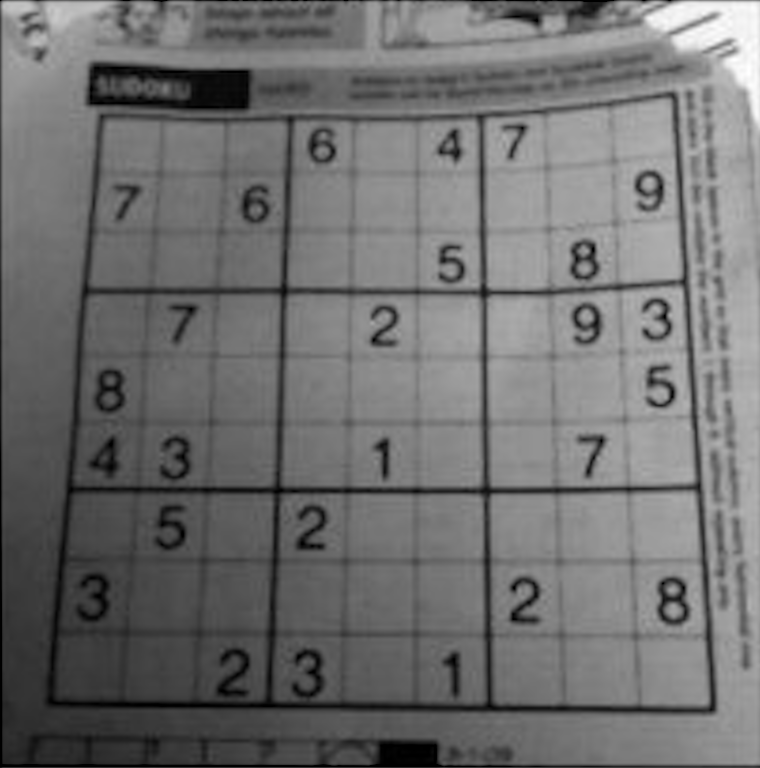
#> input picture aula03/dave.jpg, 760 x 768 px
$ jupyter execute aula03_Hough.ipynb   (older library calls are emulated)
#> lines starting #> are read from the running program, lines starting #| are printed output that depends on the picture; after the words box and inside, x2 and y2 are one past the last pixel; in counts of white or black regions, pixels touching at a corner belong together
### aula03/hough_helper.py
import cv2
import matplotlib.pyplot as plt

from numpy.linalg import norm
import numpy as np

import math

def mostra_imagem(img, title=None, ticks=False, subfig=False):
    '''
    Função para mostrar a imagem colorida ou em tons de cinza,
    removendo as escalas
    '''
    if len(img.shape) < 3:
        plt.imshow(img, cmap='gray')
    else:
        plt.imshow(img[:,:,::-1])

    if not ticks:
        plt.yticks([])
        plt.xticks([])

    if title is not None: plt.title(title)
    if not subfig:
        plt.show()


def acumulador_hough_retas(image, rho, theta):
    '''
    Gera a imagem do acumulador da transformada de Hough para retas
    '''
#> called with rho = 1, theta = 0.0175
    max_rho = int( norm(image.shape) )
    min_rho = -max_rho
    max_theta = np.pi
    min_theta = 0

    rows = int((max_rho-min_rho)/rho)
    cols = int((max_theta-min_theta)/theta)
    votes = np.zeros((rows, cols), dtype=int)

    # Invoca a transformada de Hough
    for v in range(100):
        lines = cv2.HoughLines(image, rho, theta, v)
        if lines is not None:
            for line in lines:
                r, t = line[0]
                votes[int((r-min_rho)/rho), int((t-min_theta)/theta)] += 1

    return votes


def desenha_retas(image, lines):
    '''
    Desenha as retas encontradas pela transformada de Hough
    '''
    if len(image.shape) < 3:
        imout = cv2.cvtColor(image, cv2.COLOR_GRAY2BGR)
    else:
        imout = image.copy()

    if lines is not None:
        for line in lines:
            rho, theta = line[0]
            a = math.cos(theta)
            b = math.sin(theta)
            x0 = a * rho
            y0 = b * rho
            pt1 = (int(x0 + 1000*(-b)), int(y0 + 1000*(a)))
            pt2 = (int(x0 - 1000*(-b)), int(y0 - 1000*(a)))
            cv2.line(imout, pt1, pt2, (0,0,255), 1, cv2.LINE_AA)

    return imout


def desenha_circulos(image, circles):
    '''
    Desenha as circunferências encontradas pela transformada de Hough
    As circunferências são preenchidas (círculos)
    '''
    if len(image.shape) < 3:
        imout = cv2.cvtColor(image, cv2.COLOR_GRAY2BGR)
    else:
        imout = image.copy()

    if circles is not None:
        for circle in circles[0]:
            cv2.circle(imout, (int(circle[0]), int(circle[1])), int(circle[2]), (0,0,255), thickness=-1 )

    return imout


# [22 lines that do not run on import are left out]


### aula03/aula03_Hough.ipynb
# Detecção de retas e círculos com a Transformada de Hough

A **Transformada de Hough** é uma metodologia capaz de fazer a detecção de objetos baseados em figuras geométricas ou em uma nuvem de pontos. O OpenCV implementa a Transformada de Hough para a detecção de lihas retas e círculos.

## Detecção de retas

Para detectar as retas, a transformada de Hough levanta todas as possíveis retas que passam por um determinado ponto de borda, representadas por seus parâmetros $\rho$ e $\theta$. Os parâmetros dessas retas recebem um voto em uma *matriz de votação*, ou *acumulador*. Quanto mais pontos uma determinada reta pode cruzar, mais votos seus parãmetros receberão.

Vamos analisar a matriz de votação resultante das imagens abaixo

[cell 1]
import numpy as np
import matplotlib.pyplot as plt
from hough_helper import mostra_imagem
from hough_helper import acumulador_hough_retas

# Imagem com apenas um ponto
h = 100
w = 100
img1 = np.zeros((h, w), dtype=np.uint8)
img1[h//2, w//2] = 255
votes1 = acumulador_hough_retas(img1, 1, np.pi/180)
plt.figure(figsize=(10,10))
plt.subplot(1, 2, 1)
mostra_imagem(img1, subfig=True)
plt.subplot(1, 2, 2)
mostra_imagem(votes1)
#> call 2 of mostra_imagem, with ticks = False, subfig = False
#> in mostra_imagem (call 2), `plt.show()`:
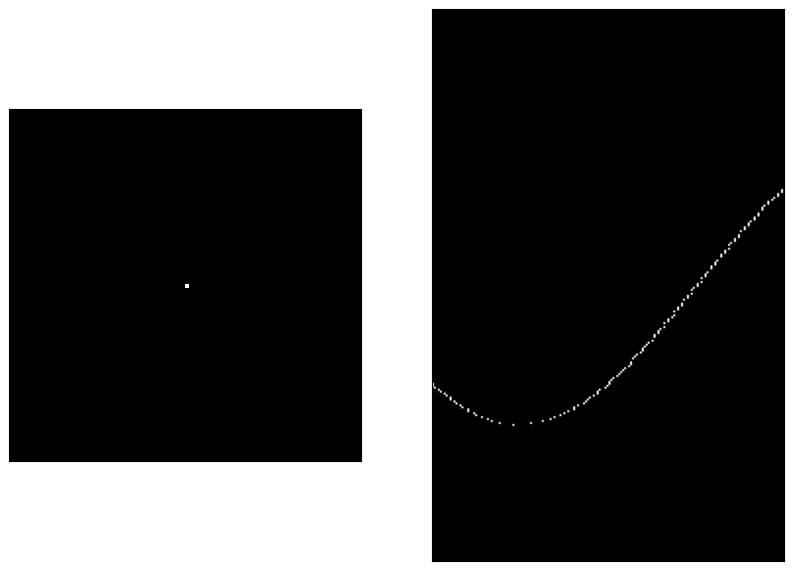
#> figure drawn by matplotlib, 2 panels

[cell 2]
# Imagem com três pontos colineares
img2 = np.zeros((h, w), dtype=np.uint8)
img2[h//4, w//4] = 255
img2[h//2, w//2] = 255
img2[3*h//4, 3*w//4] = 255

votes2 = acumulador_hough_retas(img2, 1, np.pi/180)

plt.figure(figsize=(10,10))
plt.subplot(1, 2, 1)
mostra_imagem(img2, subfig=True)
plt.subplot(1, 2, 2)
mostra_imagem(votes2)

[cell 3]
# Imagem com quatro pontos (retângulo)
img3 = np.zeros((h, w), dtype=np.uint8)
img3[h//3, w//3] = 255
img3[2*h//3, w//3] = 255
img3[h//3, 2*w//3] = 255
img3[2*h//3, 2*w//3] = 255
votes3 = acumulador_hough_retas(img3, 1, np.pi/180)

plt.figure(figsize=(10,10))
plt.subplot(1, 2, 1)
mostra_imagem(img3, subfig=True)
plt.subplot(1, 2, 2)
mostra_imagem(votes3)

### Encontrando os pontos de borda

Detecção de Bordas é uma das operações fundamentais quando trabalhamos com processamento de imagens, consistindo na identificação de mudanças locais significativas nos níveis de cinza da imagem. Essas mudanças podem ser descritas po meio do conceito de derivada. Como uma imagem depende de duas coordenadas espaciais (x e y), as bordas da imagem podem ser expressas por derivadas parciais. Um operador muito utilizado na diferenciação de imagens é o <b>gradiente</b>, que é um vetor cuja direção indica os locais nos quais os níveis de cinza sofrem maior variação.

#### a) Máscaras do gradiente de Sobel
Os operadores de Sobel são uma junção de suavização Gaussiana com operação de diferenciação, de modo que são mais resistentes a ruído. Você pode especificar a direção das derivadas a serem tomadas -- vertical ou horizontal (pelos argumentos, `yorder` e `xorder`, respectivamente). Você pode também especificar o tamanho do kernel pelo argumento `ksize`.

O operador de Sobel aproxima a magnitude do gradiente como a diferença de valores ponderados dos níveis de cinza pelas seguintes máscaras:

              | -1  0  1 |              |-1 -2 -1 |
       Gx  =  | -2  0  2 |       Gy  =  | 0  0  0 |
              | -1  0  1 |              | 1  2  1 |

A magnitude final do gradiente é obtido pela dos módulos das imagens produzidas por Gx e Gy.

Veja o código:

[cell 4]
import cv2
from hough_helper import mostra_imagem

def magnitude_do_gradiente(img, showfig=False):

    # Filtro de Sobel para a derivada ao longo de X
#> called with showfig = True
    sobelx = cv2.Sobel(img,cv2.CV_64F,1,0)
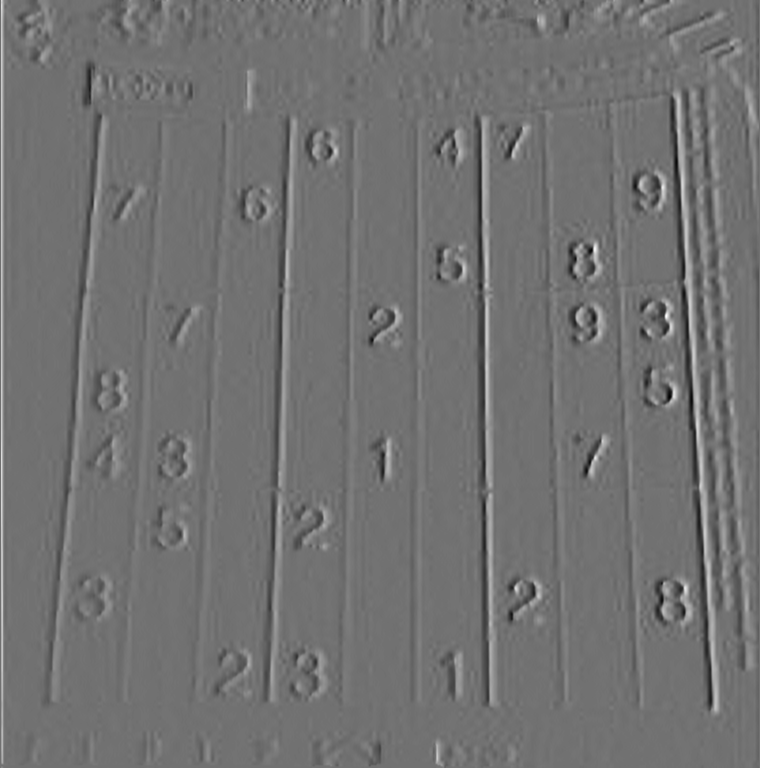
#> sobelx: shape (768, 760) float64; min -281, max 350, mean 1.4; drawn with min black and max white

    # Filtro de Sobel para a derivada ao longo de Y
    sobely = cv2.Sobel(img,cv2.CV_64F,0,1)
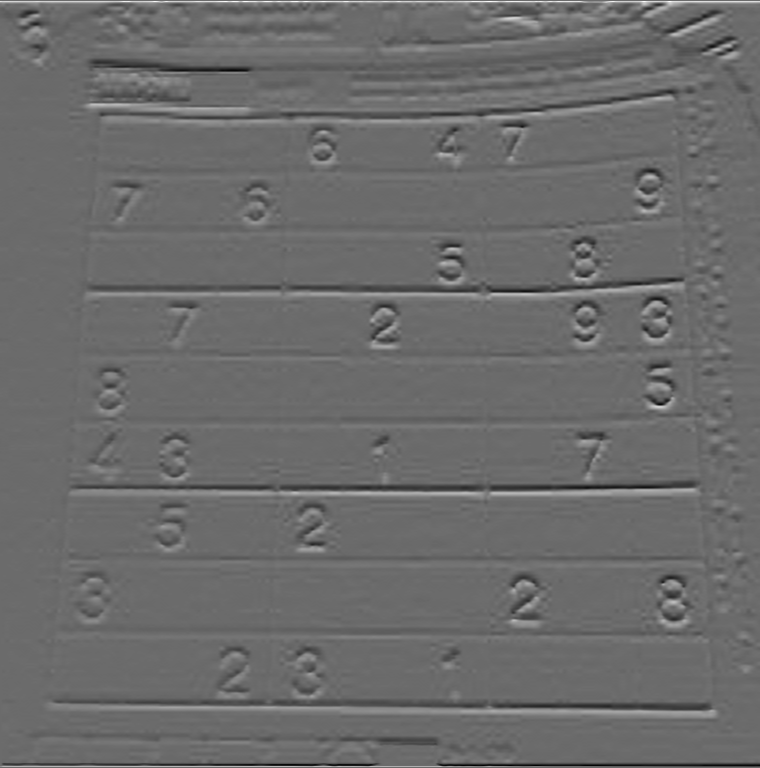
#> sobely: shape (768, 760) float64; min -300, max 409, mean -0.5; drawn with min black and max white

    # Magnitude do gradiente
    mag_gradiente = (sobelx**2 + sobely**2)**0.5
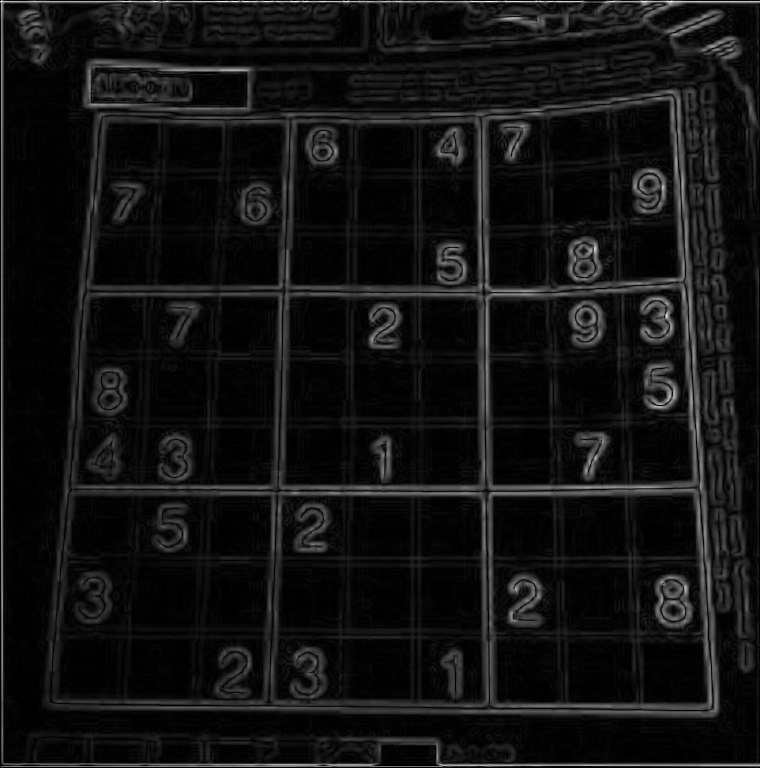
#> mag_gradiente: shape (768, 760) float64; min 0, max 409.7, mean 30.3; drawn with min black and max white

    # Converte a imagem de ponto flutuante de 64 bits para imagem de 8 bits
    mag_gradiente = cv2.convertScaleAbs(mag_gradiente)
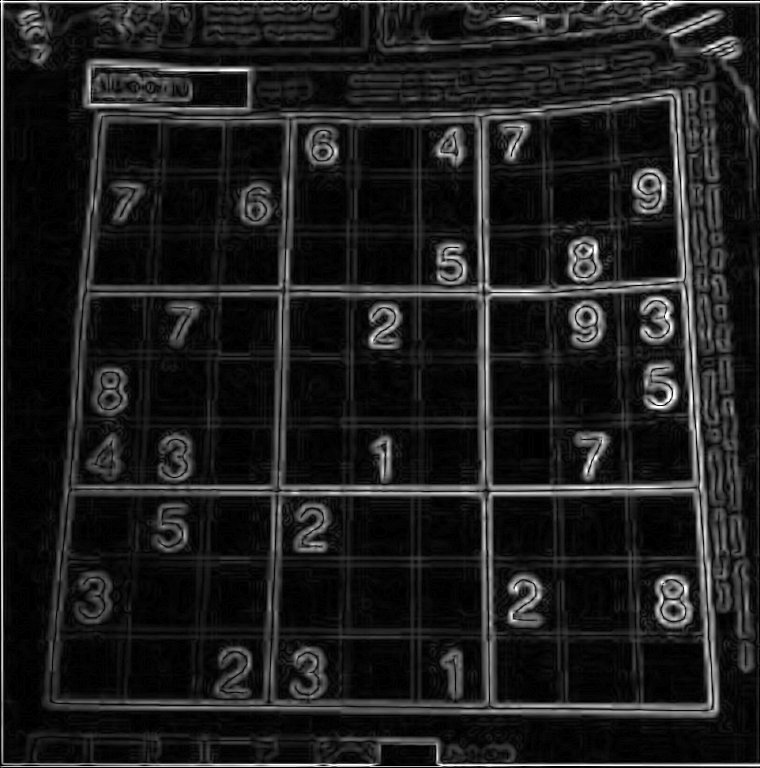
#> mag_gradiente: shape (768, 760); min 0, max 255, mean 30.2

    if showfig:
        plt.figure(figsize=(12,12))
        plt.subplot(2,2,1)
        mostra_imagem(img, 'Original', subfig=True)
        plt.subplot(2,2,2)
        mostra_imagem(sobelx, 'Derivada parcial em X', subfig=True)
        plt.subplot(2,2,3)
        mostra_imagem(sobely, 'Derivada parcial em Y', subfig=True)
        plt.subplot(2,2,4)
        mostra_imagem(mag_gradiente, 'Magnitude do gradiente')

    return mag_gradiente

img = cv2.imread('dave.jpg',cv2.IMREAD_GRAYSCALE)
mag_gradiente = magnitude_do_gradiente(img, showfig=True)

#### b) Encontrando as bordas por limiiarização

Uma das aplicações mais importantes dos filtros de gradiente é a detecção de bordas. Os filtros de gradiente como Sobel e Prewitt favorecem bordas com alguma direção preferencial, enquanto filtros isotrópicos (com as mesmas propriedades em qualquer direção) como o Laplaciano e o passa-altas básico favorecem pontos que se destacam da imagem.

Sendo assim, a melhor forma de realçarmos as bordas dos objetos usando filtros é através da **magnitude do gradiente**. Uma vez tendo realizado essa operação, podemos identificar os pontos de borda de forma simples através da operação de limiarização, ou *thresholding*

[cell 5]
# Encontra as bordas na imagem da magnitude do gradiente
threshold_value = 50
retval, bordas = cv2.threshold(mag_gradiente, threshold_value, 255, cv2.THRESH_BINARY)
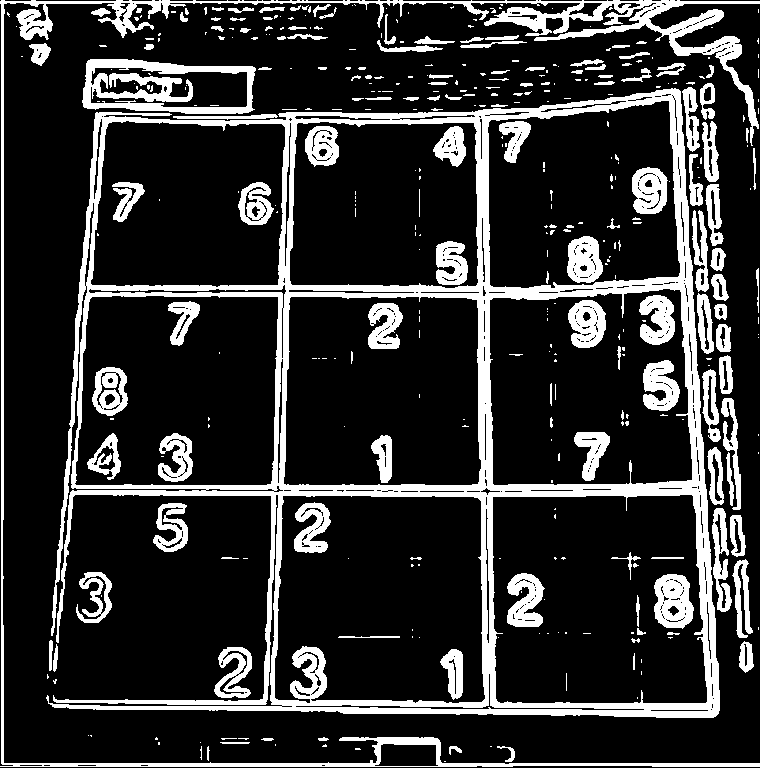
#> bordas: shape (768, 760); 19.3% white; 395 white regions (256 under 20 px), largest, box (x1, y1, x2, y2) and area: (46, 88, 720, 718) 50939, (0, 0, 760, 767) 14609, (82, 59, 256, 114) 4400
#> retval = 50
mostra_imagem(mag_gradiente, 'Magnitude do gradiente')
mostra_imagem(bordas, 'Bordas encontradas')

## Uso da função HoughLines

O uso básico da função para a detecção de retas com a Transformada de Hough é:

    lines = cv2.HoughLines( image, rho, theta, threshold )


- `image`: Imagem de 8 bits contendo os pontos de borda na cor branca
- `lines`: Matriz de saída das linhas detectadas. Cada linha da matriz contém 2 elementos (ρ,θ):
    + `ρ` é a distancia da reta à origem das coordenadas (0,0)
    + `θ` é o ângulo da reta
- `rho`: Resolução da distância em pixels. 1 pixel está OK.
- `theta`: Resolução do ângulo em radiandos. 1 grau está OK.
- `threshold`: Limiar de detecção da reta. São retornadas apenas aquelas retas com número suficiente de votos (>`threshold`).

Vejamos o exemplo com a imagem de bordas acima

[cell 6]
from hough_helper import desenha_retas

lines = cv2.HoughLines(bordas, 1, np.pi/180, 500)
#> lines = 38 rows, first 8: [2, 0], [1, 1.57], [764, 1.57], [-668, 3.07], [494, 1.57], [492, 1.57], [704, 1.59], [485, 1.57]
img_retas = desenha_retas(img, lines)
#> the loop in desenha_retas, `for line in lines:` made 38 passes
#> (rho, theta, a, b, x0, y0, pt1, pt2) on passes 1, 3, 4, 5, 6, 7, 8, 9, 10, 11: (2, 0, 1, 0, 2, 0, (2, 1000), (2, -1000)), (764, 1.57, -4.37e-08, 1, -3.34e-05, 764, (-1000, 763), (999, 764)), (-668, 3.07, -0.998, 0.0698, 666.4, -46.6, (596, -1044), (736, 950)), (494, 1.57, -4.37e-08, 1, -2.16e-05, 494, (-1000, 493), (999, 494)), (492, 1.57, -4.37e-08, 1, -2.15e-05, 492, (-1000, 491), (999, 492)), (704, 1.59, -0.0175, 1, -12.29, 703.9, (-1012, 686), (987, 721)), (485, 1.57, -4.37e-08, 1, -2.12e-05, 485, (-1000, 484), (999, 485)), (-661, 3.07, -0.998, 0.0698, 659.4, -46.11, (589, -1043), (729, 951)), (-672, 3.09, -0.999, 0.0523, 671.1, -35.17, (618, -1033), (723, 963)), (-481, 3.12, -1, 0.0175, 480.9, -8.39, (463, -1008), (498, 991))
#> (rho, theta, b, x0, y0, pt1, pt2) on pass 2: (1, 1.57, 1, -4.37e-08, 1, (-1000, 0), (999, 1))
#> after the loop in desenha_retas, `for line in lines:`:
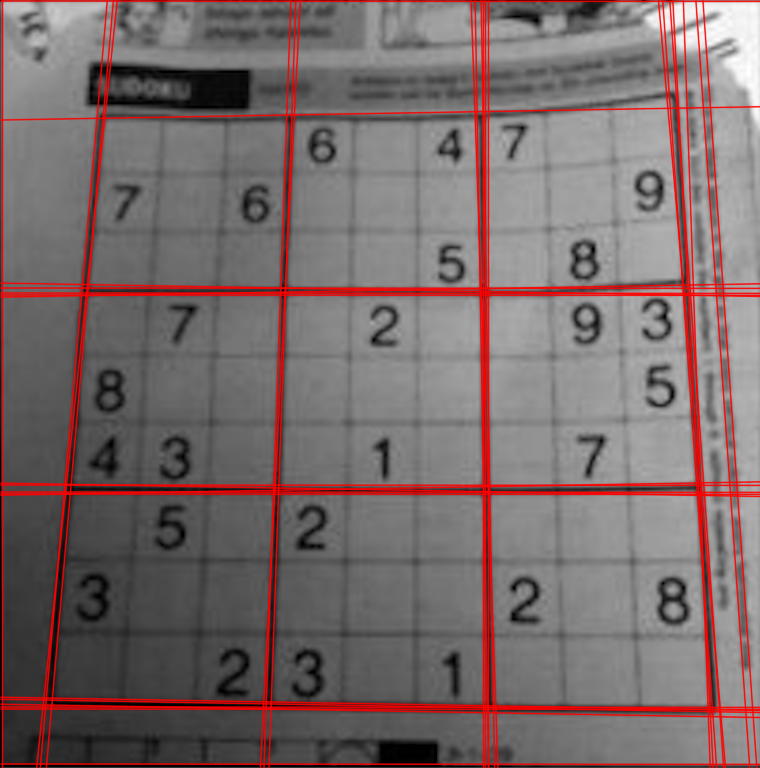
#> imout: shape (768, 760, 3); mean B, G, R 106.2, 106.2, 121.7

mostra_imagem(bordas, "Bordas da imagem")
mostra_imagem(img_retas, "Retas encontradas")

## Encontrando circunferências na imagem

A implementação da transformada de Hough para encontrar circunferências emprega algumas otimizações que tornam desnecessário encontrar as bordas da imagem antes. No entanto, se usarmos a imagem resultante da magnitude do gradiente, teremos um melhor resultado, pois as bordas estarão mais detacadas. Outras melhorias que podemos aplicar antes do realce das bordas são:

- Leve redução do contraste para equilibrar a iluminação na imagem
- Uso do filtro da mediana para atenuação de ruído

O uso básico da função para a detecção de circunferências com a Transformada de Hough é:

    circles = cv2.HoughCircles(image, method, dp, minDist, param1, param2, minRadius, maxRadius)

- `image`: Imagem de 8 bits onde as circunferências serão procuradas
- `method`: método usado para encontrar os possíveis centros de cada circunferência. Aqui vamos usar `cv2.HOUGH_GRADIENT`.
- `dp`: resolução usada na procura pelos centros das circunferências
- `minDist`: menor distância permitida entre os centros das circunferências encontradas
- `param1`: limiar empregado na detecção dos pontos de borda
- `param2`: limiar de detecção da circunferência
- `minRadius`: menor raio da circunferência a ser encontradas
- `maxRadius`: maior raio da circunferência a ser encontradas

Veja o exemplo do uso da função na imagem das bordas realçadas acima

[cell 7]
from hough_helper import desenha_circulos

circles = cv2.HoughCircles(mag_gradiente, method=cv2.HOUGH_GRADIENT, dp=1, minDist=30, param1=110, param2=20, minRadius=8, maxRadius=15)
#> circles = 21 rows, first 8: [108.5, 398.5, 11.8], [173.5, 463.5, 14.4], [656.5, 394.5, 14.4], [88.5, 608.5, 14.4], [581.5, 316.5, 13.2], [452.5, 269.5, 14.4], [646.5, 181.5, 14.4], [382.5, 316.5, 13.2]
img_circles = desenha_circulos(img, circles)
#> the loop in desenha_circulos, `for circle in circles[0]:` made 21 passes
#> circle on passes 1 to 12: [108.5, 398.5, 11.8], [173.5, 463.5, 14.4], [656.5, 394.5, 14.4], [88.5, 608.5, 14.4], [581.5, 316.5, 13.2], [452.5, 269.5, 14.4], [646.5, 181.5, 14.4], [382.5, 316.5, 13.2], [256.5, 209.5, 9.6], [523.5, 589.5, 11], [673.5, 609.5, 11], [309.5, 517.5, 14.4]
#> after the loop in desenha_circulos, `for circle in circles[0]:`:
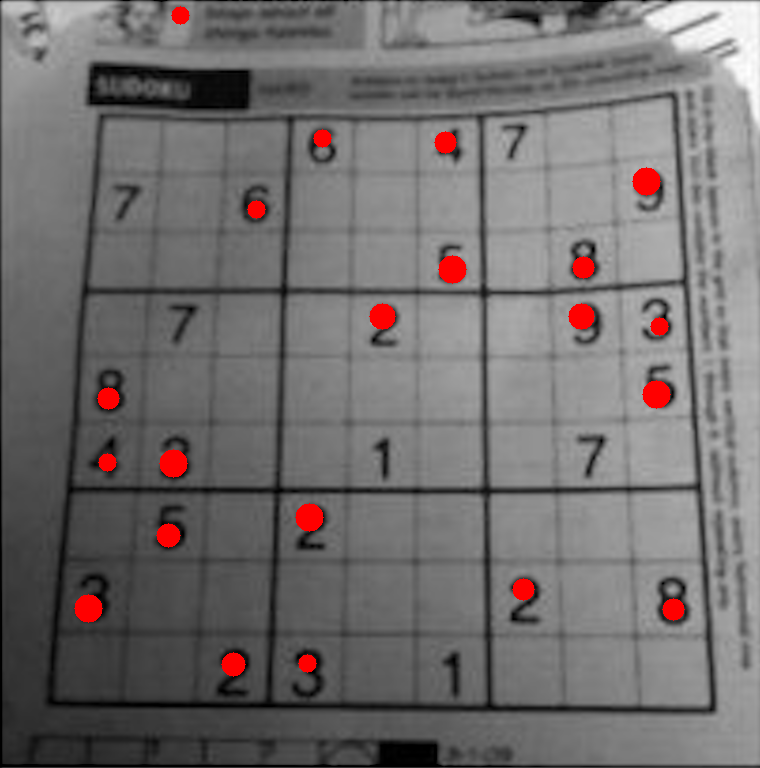
#> imout: shape (768, 760, 3); mean B, G, R 110.2, 110.2, 114.1

mostra_imagem(mag_gradiente, "Magnitude do gradiente")
mostra_imagem(img_circles, "Círculos encontrados")
